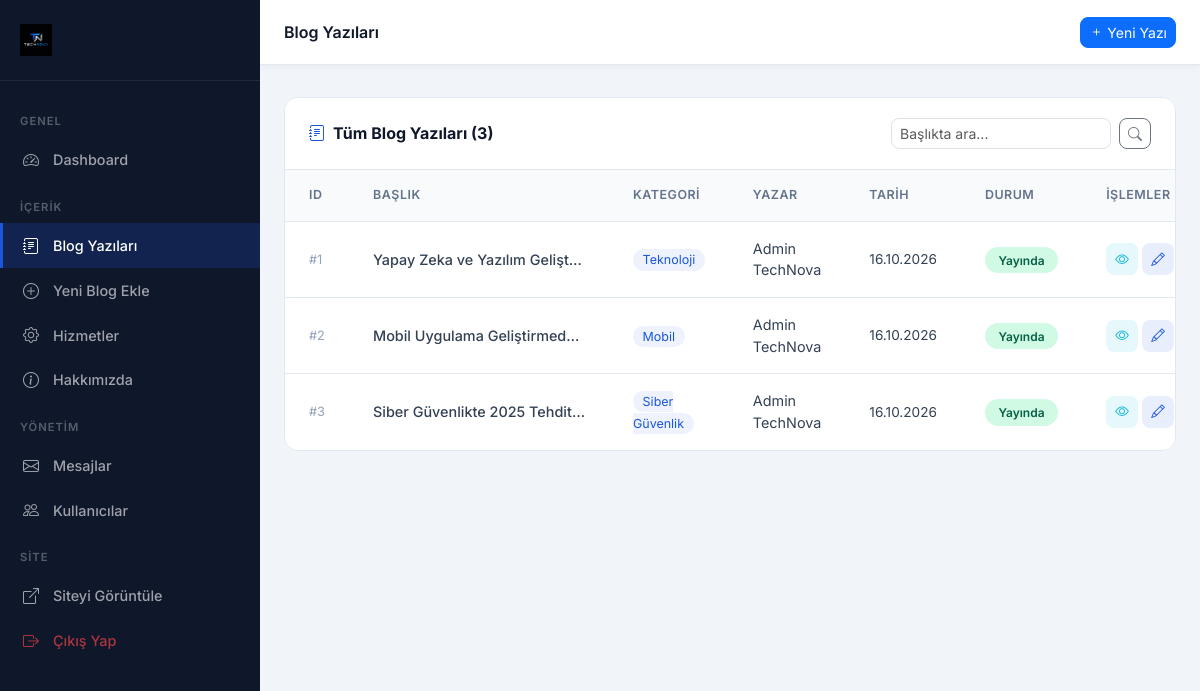
Screenshot of /admin/blog.php (signed in) with the database file from the repository.
### tables this page shows
CREATE TABLE `blog` (
  `id` int(11) NOT NULL AUTO_INCREMENT,
  `baslik` varchar(255) NOT NULL,
  `ozet` text DEFAULT NULL,
  `icerik` longtext NOT NULL,
  `resim` varchar(255) DEFAULT NULL,
  `kategori` varchar(100) DEFAULT NULL,
  `yazar_id` int(11) DEFAULT NULL,
  `tarih` datetime NOT NULL DEFAULT CURRENT_TIMESTAMP,
  `durum` enum('yayinda','taslak') NOT NULL DEFAULT 'yayinda',
  PRIMARY KEY (`id`),
  KEY `yazar_id` (`yazar_id`),
  CONSTRAINT `blog_ibfk_1` FOREIGN KEY (`yazar_id`) REFERENCES `kullanicilar` (`id`) ON DELETE SET NULL
);

CREATE TABLE `kullanicilar` (
  `id` int(11) NOT NULL AUTO_INCREMENT,
  `ad` varchar(100) NOT NULL,
  `soyad` varchar(100) NOT NULL,
  `email` varchar(191) NOT NULL,
  `sifre` varchar(255) NOT NULL,
  `rol` enum('admin','kullanici') NOT NULL DEFAULT 'kullanici',
  `olusturma_tarihi` datetime NOT NULL DEFAULT CURRENT_TIMESTAMP,
  PRIMARY KEY (`id`),
  UNIQUE KEY `email` (`email`)
);

### config.php (called while the page is built, shortened)
<?php
function clean($data) {
    return htmlspecialchars(strip_tags(trim($data)), ENT_QUOTES, 'UTF-8');
}
?>

### admin/blog.php (the view, shortened to what this page needs)
<?php
require_once '../config.php';
$arama = clean($_GET['ara'] ?? '');
$where = '';
$params = [];
$stmt = $pdo->prepare("SELECT b.*, k.ad, k.soyad FROM blog b LEFT JOIN kullanicilar k ON b.yazar_id=k.id $where ORDER BY b.tarih DESC");
$stmt->execute($params);
$bloglar = $stmt->fetchAll();
?>
<!DOCTYPE html>
<html lang="tr">
<head>
<link href="https://cdn.jsdelivr.net/npm/bootstrap@5.3.2/dist/css/bootstrap.min.css" rel="stylesheet">
<link href="https://cdn.jsdelivr.net/npm/bootstrap-icons@1.11.3/font/bootstrap-icons.css" rel="stylesheet">
<link href="<?= SITE_URL ?>/assets/css/admin.css" rel="stylesheet">
</head>
<body>
<aside class="admin-sidebar">
  <div class="sidebar-brand">
    <img src="<?= SITE_URL ?>/assets/img/logo.png" alt="TechNova" class="sidebar-logo">
  </div>
  <nav class="sidebar-nav">
    <div class="sidebar-label">Genel</div>
    <a href="<?= SITE_URL ?>/admin/index.php" class="sidebar-link"><i class="bi bi-speedometer2"></i> Dashboard</a>
    <div class="sidebar-label">İçerik</div>
    <a href="<?= SITE_URL ?>/admin/blog.php" class="sidebar-link active"><i class="bi bi-journal-text"></i> Blog Yazıları</a>
    <a href="<?= SITE_URL ?>/admin/blog-ekle.php" class="sidebar-link"><i class="bi bi-plus-circle"></i> Yeni Blog Ekle</a>
    <a href="<?= SITE_URL ?>/admin/hizmetler.php" class="sidebar-link"><i class="bi bi-gear"></i> Hizmetler</a>
    <a href="<?= SITE_URL ?>/admin/hakkimizda.php" class="sidebar-link"><i class="bi bi-info-circle"></i> Hakkımızda</a>
    <div class="sidebar-label">Yönetim</div>
    <a href="<?= SITE_URL ?>/admin/mesajlar.php" class="sidebar-link"><i class="bi bi-envelope"></i> Mesajlar</a>
    <a href="<?= SITE_URL ?>/admin/kullanicilar.php" class="sidebar-link"><i class="bi bi-people"></i> Kullanıcılar</a>
    <div class="sidebar-label">Site</div>
    <a href="<?= SITE_URL ?>" target="_blank" class="sidebar-link"><i class="bi bi-box-arrow-up-right"></i> Siteyi Görüntüle</a>
    <a href="<?= SITE_URL ?>/cikis.php" class="sidebar-link" style="color:rgba(239,68,68,0.7);"><i class="bi bi-box-arrow-right"></i> Çıkış Yap</a>
  </nav>
</aside>
<div class="admin-main">
  <div class="admin-topbar">
    <span style="font-weight:600; color:#0F172A;">Blog Yazıları</span>
    <a href="<?= SITE_URL ?>/admin/blog-ekle.php" class="btn btn-primary btn-sm" style="border-radius:8px;"><i class="bi bi-plus"></i> Yeni Yazı</a>
  </div>
  <div class="admin-content">
    <div class="admin-table-card">
      <div class="card-header">
        <h5><i class="bi bi-journal-text me-2" style="color:#1A56DB;"></i>Tüm Blog Yazıları (<?= count($bloglar) ?>)</h5>
        <form method="get" class="d-flex gap-2">
          <input type="text" name="ara" class="form-control form-control-sm" style="border-radius:8px; width:220px;" placeholder="Başlıkta ara..." value="<?= htmlspecialchars($arama) ?>">
          <button class="btn btn-sm btn-outline-secondary" style="border-radius:8px;"><i class="bi bi-search"></i></button>
        </form>
      </div>
      <div class="table-responsive">
        <table class="table">
          <thead>
            <tr><th>ID</th><th>Başlık</th><th>Kategori</th><th>Yazar</th><th>Tarih</th><th>Durum</th><th>İşlemler</th></tr>
          </thead>
          <tbody>
            <?php foreach($bloglar as $b): ?>
            <tr>
              <td style="color:#94A3B8; font-size:0.8rem;">#<?= $b['id'] ?></td>
              <td style="max-width:260px; white-space:nowrap; overflow:hidden; text-overflow:ellipsis; font-weight:500;"><?= htmlspecialchars($b['baslik']) ?></td>
              <td><?= $b['kategori'] ? '<span class="blog-category" style="background:rgba(26,86,219,0.08);color:#1A56DB;padding:0.2rem 0.6rem;border-radius:12px;font-size:0.78rem;">'.htmlspecialchars($b['kategori']).'</span>' : '—' ?></td>
              <td><?= htmlspecialchars($b['ad'].' '.$b['soyad']) ?></td>
              <td style="font-size:0.85rem;"><?= date('d.m.Y', strtotime($b['tarih'])) ?></td>
              <td><span class="badge-status <?= $b['durum']==='yayinda' ? 'published' : 'draft' ?>"><?= $b['durum']==='yayinda' ? 'Yayında' : 'Taslak' ?></span></td>
              <td>
                <div class="d-flex gap-1">
                  <a href="<?= SITE_URL ?>/blog-detay.php?id=<?= $b['id'] ?>" target="_blank" class="btn-action view" title="Görüntüle"><i class="bi bi-eye"></i></a>
                  <a href="<?= SITE_URL ?>/admin/blog-duzenle.php?id=<?= $b['id'] ?>" class="btn-action edit" title="Düzenle"><i class="bi bi-pencil"></i></a>
                </div>
              </td>
            </tr>
            <?php endforeach; ?>
          </tbody>
        </table>
      </div>
    </div>
  </div>
</div>
</body>
</html>

### assets/css/admin.css (style rules this page uses)
:root { --sidebar-bg: #0F172A; --sidebar-width: 260px; --primary: #1A56DB; --accent: #06B6D4; --text: #334155; --border: #E2E8F0; --light: #F8FAFC; }
body { background: #F1F5F9; font-family: 'Inter', sans-serif; }
.admin-sidebar { position: fixed; top: 0; left: 0; width: var(--sidebar-width); height: 100vh; background: var(--sidebar-bg); overflow-y: auto; z-index: 1040; transition: all 0.3s; }
.sidebar-brand { padding: 1.5rem 1.25rem; border-bottom: 1px solid rgba(255,255,255,0.08); display: flex; align-items: center; gap: 10px; }
.sidebar-logo { height: 32px; width: auto; object-fit: contain; display: inline-block; max-width: 85%; }
.sidebar-nav { padding: 1rem 0; }
.sidebar-label { padding: 0.5rem 1.25rem; font-size: 0.7rem; text-transform: uppercase; letter-spacing: 1px; color: rgba(255,255,255,0.3); font-weight: 600; margin-top: 0.5rem; }
.sidebar-link { display: flex; align-items: center; gap: 10px; padding: 0.65rem 1.25rem; color: rgba(255,255,255,0.6); font-size: 0.9rem; font-weight: 500; transition: all 0.2s; text-decoration: none; border-left: 3px solid transparent; }
.sidebar-link i { font-size: 1rem; width: 20px; }
.sidebar-link.active { color: white; background: rgba(26, 86, 219, 0.2); border-left-color: var(--primary); }
.admin-main { margin-left: var(--sidebar-width); min-height: 100vh; }
.admin-topbar { background: white; border-bottom: 1px solid var(--border); padding: 0 1.5rem; height: 65px; display: flex; align-items: center; justify-content: space-between; position: sticky; top: 0; z-index: 999; box-shadow: 0 2px 8px rgba(0,0,0,0.04); }
.admin-content { padding: 2rem 1.5rem; }
.admin-table-card { background: white; border-radius: 14px; border: 1px solid var(--border); overflow: hidden; }
.admin-table-card .card-header { background: white; border-bottom: 1px solid var(--border); padding: 1.25rem 1.5rem; display: flex; align-items: center; justify-content: space-between; }
.admin-table-card .card-header h5 { font-size: 1rem; font-weight: 700; margin: 0; color: #0F172A; }
.table { margin: 0; }
.table th { font-size: 0.78rem; text-transform: uppercase; letter-spacing: 0.5px; color: #64748B; font-weight: 600; padding: 1rem 1.5rem; background: #F8FAFC; border-bottom: 1px solid var(--border); }
.table td { padding: 1rem 1.5rem; vertical-align: middle; border-bottom: 1px solid var(--border); font-size: 0.9rem; color: var(--text); }
.table tr:last-child td { border-bottom: none; }
.badge-status { padding: 0.35rem 0.85rem; border-radius: 20px; font-size: 0.75rem; font-weight: 600; }
.badge-status.published { background: #d1fae5; color: #065f46; }
.btn-action { width: 32px; height: 32px; border-radius: 8px; display: inline-flex; align-items: center; justify-content: center; font-size: 0.85rem; border: none; transition: all 0.2s; cursor: pointer; }
.btn-action.edit { background: rgba(26, 86, 219, 0.1); color: var(--primary); }
.btn-action.view { background: rgba(6, 182, 212, 0.1); color: var(--accent); }

### rows the page displays
blog: id "1", baslik "Yapay Zeka ve Yazılım Gelişt…", kategori "Teknoloji", yazar.soyad "Admin TechNova", tarih "16.10.2026", durum "Yayında"
blog: id "2", baslik "Mobil Uygulama Geliştirmed…", kategori "Mobil", yazar.soyad "Admin TechNova", tarih "16.10.2026", durum "Yayında"
blog: id "3", baslik "Siber Güvenlikte 2025 Tehdi…", kategori "Siber Güvenlik", yazar.soyad "Admin TechNova", tarih "16.10.2026", durum "Yayında"

### other values shown
count($bloglar) "3"
